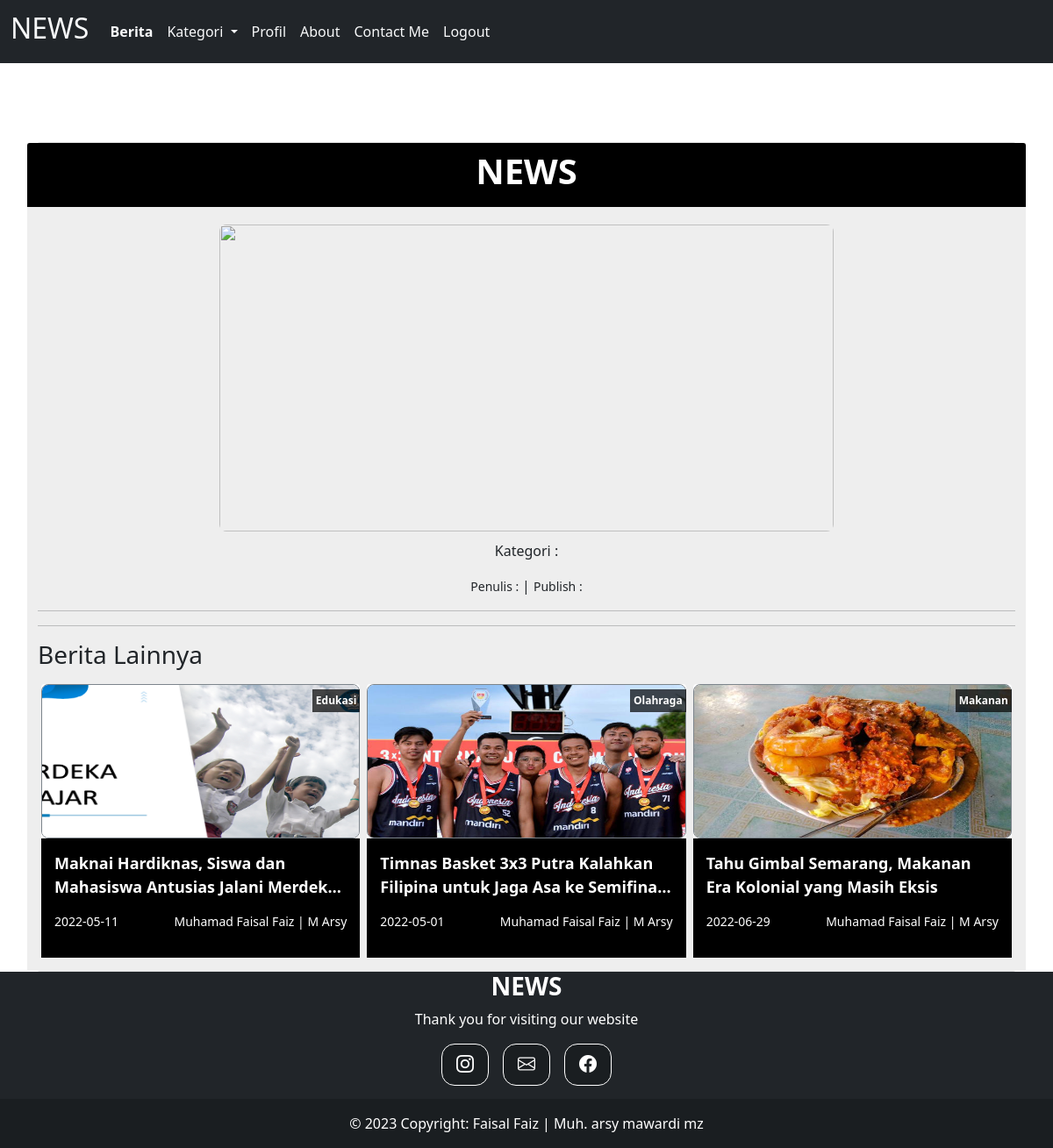
The app's page /beritapage.php (signed in) with its own data.
### tables this page shows
CREATE TABLE `berita` (
  `id_berita` int(11) NOT NULL,
  `id_kategori` int(11) NOT NULL,
  `judul_berita` varchar(255) NOT NULL,
  `penulis_berita` varchar(255) NOT NULL,
  `tgl_berita` date NOT NULL,
  `isi_berita` text NOT NULL,
  `gambar_berita` varchar(255) NOT NULL
);

CREATE TABLE `kategori` (
  `id_kategori` int(11) NOT NULL,
  `nama_kategori` varchar(255) NOT NULL
);

### beritapage.php (the view, shortened to what this page needs)
<!DOCTYPE html>
<html lang="en">
<head>
<head>
     <link rel="stylesheet" href="css/bootstrap.min.css">
     <link rel="stylesheet" href="https://cdn.jsdelivr.net/npm/bootstrap-icons@1.8.1/font/bootstrap-icons.css">
     <link rel="stylesheet" href="assets/style/style.css">
     <link rel="stylesheet" href="css/bootstrap.css">
</head>
<body>
<nav class="navbar navbar-expand-lg navbar-light bg-dark ">
        <div class="container-fluid">
          <a class="navbar-brand text-light" href="#"><h2>NEWS</h2></a>
          <div class="collapse navbar-collapse" id="navbarNav">
            <ul class="navbar-nav justify-content-center">
              <li class="nav-item">
                <a class="nav-link text-light fw-bold" href="user/indexuser.php">Berita</a>
              </li>
              <li class="nav-item dropdown">
               <a class="nav-link dropdown-toggle nav-link text-light" href="#" id="navbarDropdownMenuLink" role="button" data-bs-toggle="dropdown" aria-expanded="false">
               Kategori
          </a>
              </li>
              <li class="nav-item">
                <a class="nav-link text-light" href="user/indexprofil.php">Profil</a>
              </li>
              <li class="nav-item">
                <a class="nav-link text-light" href="user/aboutpageuser.php">About</a>
              </li>
              <li class="nav-item">
                <a class="nav-link text-light" href="contactpage.php">Contact Me</a>
              </li>
              <li class="nav-item">
                <a class="nav-link text-light" href="logout.php">Logout</a>
              </li>
            </ul>
          </div>
        </div>
      </nav>
<section id="content">
      <div class="container">
          <div class="card" style="margin-top:10px;">
<?php
include "koneksi.php";
    $id = $_GET['id_berita'];
    $query = mysqli_query($koneksi,"SELECT * FROM berita INNER JOIN kategori ON berita.id_kategori=kategori.id_kategori WHERE id_berita='$id'");
    $data = mysqli_fetch_array($query);
?>
          <div class="row" style="background-color:#eee">
          <div class="card-header" style="background-color:black;">
                 <h1 class="fw-bold text-center text-white">NEWS</h1>
          </div>
                <div class="col-sm">
                  <div class="media">
                    <div class="w-100 text-center">
                        <img src="images/<?= $data['gambar_berita']?>" alt="" class="image-artikel">
                    </div>
                    <div class="text-center" style="margin-top:10px;">
                        <p class="mt-0 ">Kategori :   <?= $data['nama_kategori'] ?></p>
                        <small class="mt-0">Penulis : <?= $data['penulis_berita'] ?></small> |
                        <small class="mt-0">Publish : <?= $data['tgl_berita'] ?></small>
                    </div>
                    <hr>
                  </div>
                <hr>
                <h3>Berita Lainnya</h3>
                <div class="row row-cols-1 row-cols-md-2 row-cols-1 row-cols-lg-3 g-3 g-lg-2 m-0 w-100" style="padding-bottom:15px;">
        <?php
            $qry= $koneksi->query("SELECT * FROM berita INNER JOIN kategori ON berita.id_kategori = kategori.id_kategori ORDER BY RAND() LIMIT 3");
            while ($data=mysqli_fetch_array($qry))  {
        ?>
                <div class="col">
                    <div class="card border-0 h-100 mb-1 mb-md-3">
                        <span class="label-category p-1"><?=$data['nama_kategori']?></span>
                        <img src="images/<?=$data['gambar_berita']?>" alt="" class="thumbnail-latets" style="width:100%;">
                        <div class="card-body p-0" style="background-color:black;">
                            <p class="card-title-latets mb-2 mb-md-2 multi-line-truncate text-white" style="margin:15px;"><?=$data['judul_berita']?></p>
                            <div class="d-flex justify-content-between" style="margin:15px;">
                                <small class="text-white"><?= $data['tgl_berita']?></small>
                                <small class="text-white"><?= $data['penulis_berita']?></small>
                            </div>
                        </div>
                    </div>
                </div>
                <?php
            }
                ?>
                </div>
                </div>
                </div>
            </div>
        </div>
</section>
<?php
include "footer.php";
?>
</body>
</html>

### assets/style/style.css (style rules this page uses)
section#content { margin-top: 90px; }
small { font-size: 12px; }
.thumbnail-latets { width: 270px; height: 176px; border-radius: 8px; border: 1px solid #7D858C; }
.label-category { position: absolute; top: 6px; right: 0; font-weight: bold; background-color: rgba(0, 0, 0, .7); color: white; font-size: 12px; }
.card-title-latets { font-size: 18px; font-weight: bold; }
.multi-line-truncate { display: -webkit-box; -webkit-box-orient: vertical; -webkit-line-clamp: 2; overflow: hidden; }
.image-artikel { width: 700px; height: 350px; border-radius: 8px; }

### records on screen
berita: id_kategori.nama_kategori "Edukasi", gambar_berita (picture), judul_berita "Maknai Hardiknas, Siswa dan Mahasiswa Antusias Jalani…", tgl_berita "2022-05-11", penulis_berita "Muhamad Faisal Faiz | M Arsy"
berita: id_kategori.nama_kategori "Olahraga", gambar_berita (picture), judul_berita "Timnas Basket 3x3 Putra Kalahkan Filipina untuk Jaga Asa ke…", tgl_berita "2022-05-01", penulis_berita "Muhamad Faisal Faiz | M Arsy"
berita: id_kategori.nama_kategori "Makanan", gambar_berita (picture), judul_berita "Tahu Gimbal Semarang, Makanan Era Kolonial yang Masih Eksis", tgl_berita "2022-06-29", penulis_berita "Muhamad Faisal Faiz | M Arsy"
